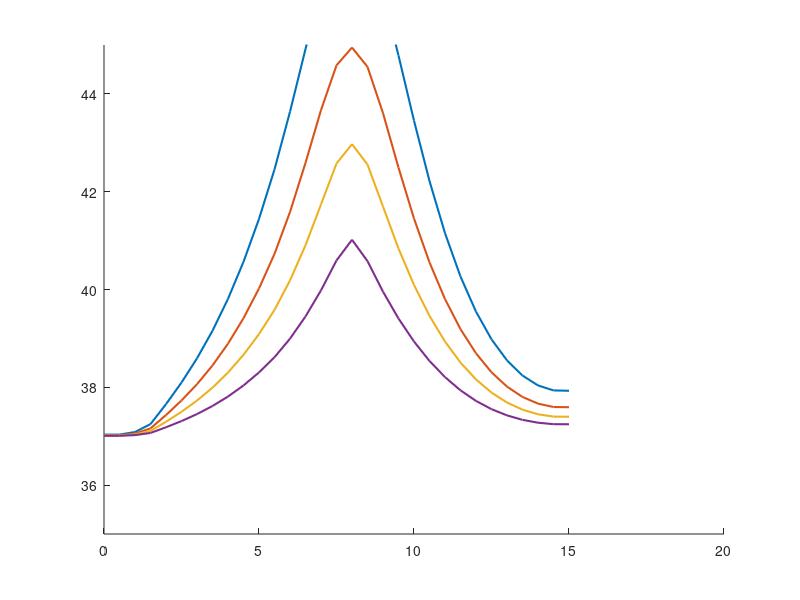

Recreate this plot in MATLAB. (Note: this script raises an error after producing the figure.)
%––––––––––––––––––––––––––––––––––––––––––––––––––––––––––––––––––––––––––––
% 1D hyperbolic bioheat w/ Gaussian tumor source, 3 skin layers, finer mesh
% and reduced dt for stability; snapshots at 2.5, 5, 7.5, 10 s in one plot.
%––––––––––––––––––––––––––––––––––––––––––––––––––––––––––––––––––––––––––––

clear; clc;

%% 1) DISCRETIZE TIME & SPATIAL DOMAINS
% Skin Layer thickness
L_epi = 0.0015;   % Epidermis (1.5 mm)
L_derm = 0.0035;  % Dermis (3.5 mm)
L_subq = 0.01;    % Subcutaneous (10 mm)
Lx = L_epi + L_derm + L_subq; % Domain Length

x_ast  = 0.008;   % [m]   Tumor center (midpoint of 0.05 m)

dx     = 0.0005;  % [m]   Spatial step → now 21 nodes from 0 to 0.05
dt     = 0.015;    % [s]   Time step (smaller for stability)
max_time = 10;   % plot up to 10s
time_steps = round(max_time/dt) + 1; % ensures we reach exactly 10 s: (n−1)*dt = 10
time = 0:dt:max_time+dt;

x  = 0:dx:Lx;          % x = [0, 0.0025, 0.005, …, 0.05]
nx = numel(x);

% Define Layers
layer = zeros(1, nx);
layer(x <= L_epi) = 1;                                  % Epidermis
layer(x > L_epi & x <= L_epi + L_derm) = 2;             % Dermis
layer(x > L_epi + L_derm) = 3;                          % Subcutaneous

% Find index of tumor center (closest grid point to x_ast)
[~, iTumor] = min(abs(x - x_ast));

%% 2) CONSTANTS AND PARAMETERS
% ------------ Physical Parameters ------------
% Skin Layer params
rho    = [1150 1116 900];   % [kg/m^3]  Tissue density (layers)
c      = [3590 3300 2500];  % [J/(kg·°C)]  Tissue specific heat
k      = [0.2 0.45 0.3];    % [W/(m·°C)]  Thermal conductivity
k_star = [0.1 0.1 0.1];     % [W/(m·°C·s)]  Hyperbolic‐term coefficient

% Blood params
h      = 4.5;     % [W/(m^2·°C)]    Convective coefficient at boundaries
wb     = 0.0098;  % [1/s]           Blood perfusion
rho_b  = 1056;    % [kg/m^3]        Blood density
cb     = 4000;    % [J/(kg·°C)]     Blood specific heat

Qm0    = 50.65;   % [W/m^3]         Metabolic heat (uniform)
Tb     = 37;      % [°C]            Arterial blood temperature
Tl     = [37 37 37];      % [°C]    Ambient/tissue reference
T0     = 37;      % [°C]            Initial tissue temperature

% ------------ Gaussian‐source parameters ------------
% Q_r(i) = rho * S * P * exp( -a0*( x(i) - x_ast )^2 )
S      = 15;       % “per‐kg” scaling factor
P      = 35;      % “power” factor (tune as needed)
% a0     = 1e6;   % [1/m]  Gaussian width control

% ------------ Water vaporization and diffusion ------------
Da = 2.5e-5;    % m^2/s (air)
Mw = 0.018;     % kg/mol
Ra = 8.314;     % J/mol·K
Tw = 306;       % K (~33°C)
Pw = 5600;      % Pa (sat. vapor pressure at 33°C)
RH = 0.5;       % Relative humidity (fraction)
delta = 1e-4;   % m
c_air = 1005;   % J/kg·K
Df = [2e-9 2e-9 2e-9];  % m^2/s
cw = 4180;      % J/kg°C
rho_s = 1100;   % kg/m^3
rho_c = 1000;   % kg/m^3
nabla_r2 = (Lx/3)^2;

% ---------- Hyperbolic relaxation times ---------------
tau_q = 10;   % [s]
tau_T = 20;   % [s]
tau_v = 1;   % [s]


%% 3) INITIALIZE STORAGE FOR “SNAPSHOTS”
% Snapshot times (in seconds) and their corresponding loop‐indices
snapshot_times = linspace(2,max_time,5); % [2.5, 5.0, 7.5, 10.0];
snap_idx = round(snapshot_times/dt) + 1;
% e.g., 2.5/0.01 = 250 → +1 = 251 ⇒ t = (251−1)*0.01 = 2.50 s

z = 1;
a0s = [5e5 1e6 2e6 5e6]
for a0 = a0s
    T_snapshots = zeros(nx, numel(snapshot_times));  
    % Each column j holds T(x) at t = snapshot_times(j)
    
    % Tumor temp array
    T_tumor = zeros(1, time_steps);
    
    % --------- Initialize temperature fields at t=0 -------------
    T     = ones(nx,1) * T0;  
    T_new = T;   
    dTdt   = zeros(nx,1);
    d2Tdt2 = zeros(nx,1);


    %% 4) TIME‐MARCHING LOOP
    for n = 1:time_steps
    
        % (a) Update interior nodes i=2:(nx−1)
        for i = 2:(nx-1)
            L = layer(i);
    
            % (b) Calculate Heat Source values for given spatial step
            % Metabolic Heat Source:
            Qm = Qm0 * (1 + (Tl(L) - T0)/10);         % [W/m^3] metabolic
    
            % Water diffusion:
            Qd = (Df(L) * cw * (rho_s - rho_c) / nabla_r2) * (T(i) - Tl(L));
            
            % Blood Perfusion (dermis, subq):
            if L > 1
                Qb = wb * rho_b * cb * (Tb - Tl(L));      % [W/m^3] perfusion (constant)
            else
                Qb = 0;
            end
    
            % Water vaporization (epidermis only)
            if L == 1
                Delta_m = (Da*Mw/(Ra*Tw)) * (Pw/Tw) * RH/(delta*c_air);
                Delta_Hvap = 2400e3; % J/kg
                Qv = Delta_m * Delta_Hvap / (delta * c_air);
            else 
                Qv = 0;
            end
    
            % Gaussian tumor heat source at node i:
            Qr = rho(L) * S * P * exp( -a0 * (x(i) - x_ast)^2 );  
    
            % Add up all heat sources to consolidate
            Q_tot = Qm + Qd + Qb + Qv + Qr;
    
            % 2nd‐spatial derivative (finite difference)
            d2Tdx2 = (T(i+1) - 2*T(i) + T(i-1)) / dx^2;
    
            % Hyperbolic bioheat terms:
            dTdt(i)   = (k(L)*d2Tdx2 + Q_tot) / (rho(L) * c(L));
            d2Tdt2(i) = (k_star(L)*d2Tdx2) / (rho(L) * c(L));
    
            % Update temperature at node i (eq. 7):
            T_new(i) = T(i) + dt * ( ...
               dTdt(i) + tau_q*dTdt(i) ...
             - tau_T*d2Tdt2(i) ...
             + (k(L) + k_star(L)*tau_v)*dTdt(i) );
        end
    
        % (c) Convective (Robin) BC at left boundary (i = 1):
        T_new(1) = (h*dx*Tl(1) + k(L) * T_new(2)) / (h*dx + k(L));
    
        % (d) Convective (Robin) BC at right boundary (i = nx):
        T_new(nx) = (h*dx*Tl(end) + k(L) * T_new(nx-1)) / (h*dx + k(L));
    
        % (e) Advance to next timestep
        T = T_new;
    
        % (f) If current “t” matches any snapshot index, store T(x)
        idx_this = find(snap_idx == n);
        if ~isempty(idx_this)
            T_snapshots(:, idx_this) = T;
        end
    
        % (g) Store T at tumor location
        T_tumor(n) = T_new(iTumor);
    end

    %% Store profile for given P to be compared after
    T_a0(:,z) = T_snapshots(:,end);

    T_tumor_a0(:,z) = T_tumor;
    z = z+1;

end % end of testing parameter loop (power)

%% Plot Power 
figure('Position',[200,200,800,500]);
hold on;

colors = lines(size(T_a0,2));  
for j = 1:size(T_a0,2)
    plot(x*1000, T_a0(:,j), 'Color', colors(j,:), 'LineWidth',1.5, ...
         'DisplayName', sprintf('a0 = %.1e m^-^1', a0s(j)));
end

ylim([35 45])
xline(0, '-',{'Epiderm'},'HandleVisibility','off','Fontsize',16)
xline((L_epi)*10^3,'-',{'Derm'},'HandleVisibility','off','Fontsize',16)
xline((L_epi+L_derm)*10^3,'-',{'Subcutaneous'},'HandleVisibility','off','Fontsize',16)
xline(x_ast*10^3,'-r',{'Tumor'},'LineWidth',5,'HandleVisibility','off','Fontsize',20)
xlabel('Distance (mm)','Fontsize',16);
ylabel('Temperature (°C)','Fontsize',16);
title(['Temperature Profile T(t=10s,x), Various a0s'],'Fontsize',20);
legend('Location','northeast','FontSize',12);
grid on;
hold off;


%% 6. PLOT: TUMOR TEMPERATURE VS TIME
figure('Position',[200,200,800,500]);
hold on;

colors = lines(numel(a0s));  
for j = 1:size(T_a0,2)
    plot(time, T_tumor_a0(:,j), 'Color', colors(j,:), 'LineWidth',1.5, ...
         'DisplayName', sprintf('a0 = %.1e m^-^1', a0s(j)));
end

xlim([0 10])
xlabel('time (s)','Fontsize',16);
ylabel('Temperature (°C)','Fontsize',16);
title(['Temperature at Tumor Location vs. Time, Various a0s'],'Fontsize',20);
legend('Location','best','FontSize',12);
grid on;
hold off;